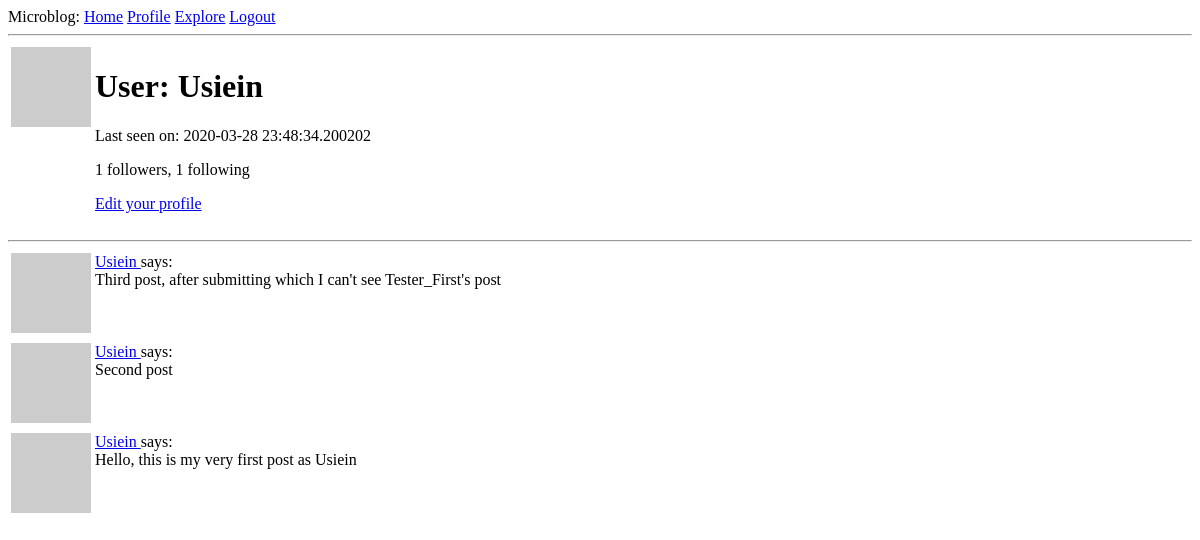
Page /user/Usiein (signed in) on the earlier database version.
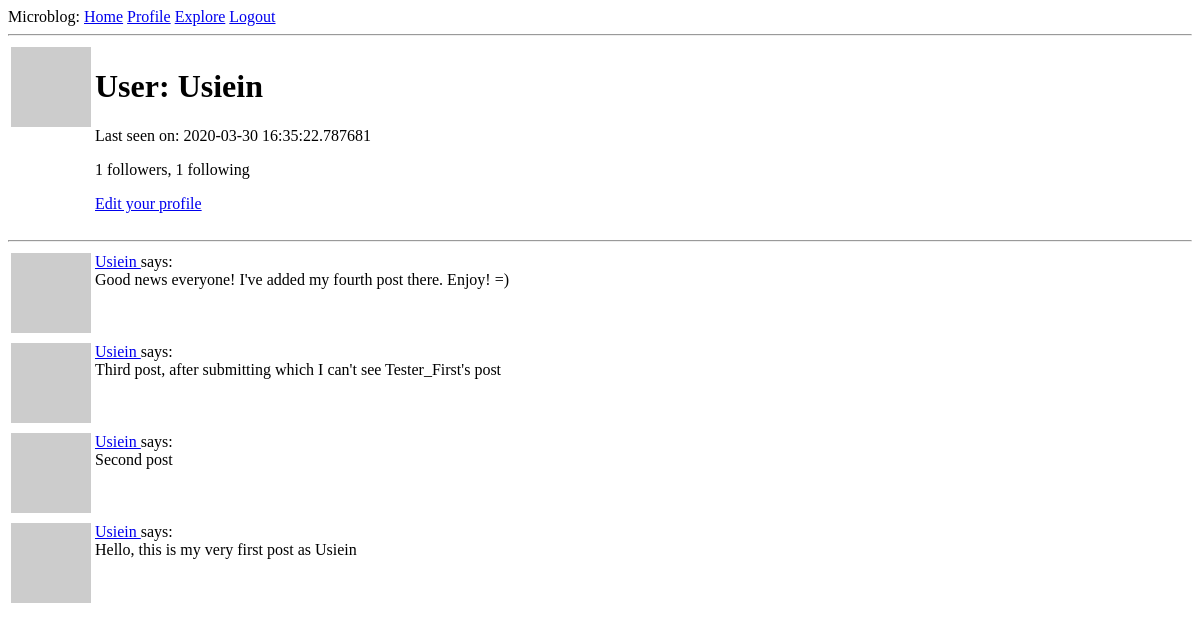
Same page on the later database version.
### app/models.py (models this page shows, shortened)
class User(UserMixin, db.Model):
    id = db.Column(db.Integer, primary_key=True)
    username = db.Column(db.String(64), index=True, unique=True)
    email = db.Column(db.String(120), index=True, unique=True)
    password_hash = db.Column(db.String(128))
    posts = db.relationship('Post', backref='author', lazy='dynamic')
    about_me = db.Column(db.String(140))
    last_seen = db.Column(db.DateTime, default=datetime.utcnow)
    followed = db.relationship(
        'User', secondary=followers,
        primaryjoin=(followers.c.follower_id == id),
        secondaryjoin=(followers.c.followed_id == id),
        backref=db.backref('followers', lazy='dynamic'), lazy='dynamic')
    @login.user_loader
    def load_user(id):
        return User.query.get(int(id))
    def avatar(self, size):
        digest = md5(self.email.lower().encode('utf-8')).hexdigest()
        return f'https://www.gravatar.com/avatar/{digest}?d=identicon&s={size}'

class Post(db.Model):
    id = db.Column(db.Integer, primary_key=True)
    body = db.Column(db.String(140))
    timestamp = db.Column(db.DateTime, index=True, default=datetime.utcnow)
    user_id = db.Column(db.Integer, db.ForeignKey('user.id'))

### app/routes.py (the view)
@app.route('/user/<username>')
@login_required
def user(username):
    user = User.query.filter_by(username=username).first_or_404()
    page = request.args.get('page', 1, type=int)
    posts = user.posts.order_by(Post.timestamp.desc()).paginate(
        page, app.config['POSTS_PER_PAGE'], False)
    next_url = url_for('user', username=user.username, page=posts.next_num) \
        if posts.has_next else None
    prev_url = url_for('user', username=user.username, page=posts.prev_num) \
        if posts.has_prev else None
    return render_template('user.html', user=user, posts=posts.items,
        next_url=next_url, prev_url=prev_url)

### app/routes.py (called while the page is built)
@app.before_request
def before_request():
    if current_user.is_authenticated:
        current_user.last_seen = datetime.utcnow()
        db.session.commit()

### app/templates/user.html (shortened to what this page needs)
{% extends "base.html" %}
{% block content %}
	<table>
		<tr valign="top">
			<td><img src="{{ user.avatar(128) }}"></td>
			<td>
				<h1>User: {{ user.username }}</h1>
				{% if user.last_seen %}<p>Last seen on: {{ user.last_seen }}</p>{% endif %}
				<p>{{ user.followers.count() }} followers, {{ user.followed.count() }} following</p>
				{% if user == current_user %}
				<p><a href="{{ url_for('edit_profile') }}">Edit your profile</a></p>
				{% elif not current_user.is_following(user) %}
				<p><a href="{{ url_for('follow', username=user.username) }}">Follow</a></p>
				{% else %}
				<p><a href="{{ url_for('unfollow', username=user.username) }}">Unfollow</a></p>
				{% endif %}
			</td>
		</tr>
	</table>
	<hr>
	{% for post in posts %}
		{% include '_post.html' %}
	{% endfor %}
{% endblock content %}

### app/templates/_post.html
<table>
	<tr valign="top">
		<td><img src="{{ post.author.avatar(32) }}"></td>
		<td>
			<a href="{{ url_for('user', username=post.author.username) }}">
				{{ post.author.username }}
			</a>
			says: <br>{{ post.body }}
		</td>
	</tr>
</table>

Differences in the rows shown:
changed User "Usiein": last_seen "2020-03-28 23:48:34.200202" → "2020-03-30 16:35:22.787681"
added Post: author.username "Usiein", body "Good news everyone! I've added my fourth post there. Enjoy! =)"
